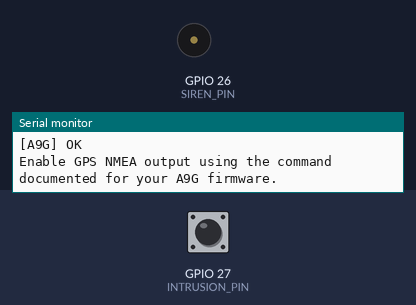
A sketch run on a simulated ESP32. Parts: buzzer (waves = sounding, pin HIGH), the last lines printed to the serial monitor. The test bench sets the inputs (shaded band); at power-on: GPIO 27 (INTRUSION_PIN) HIGH. The modem accepts every AT command (registered, SIM ready, sends succeed) and sends nothing else.

Above: at 3.4 s.
3.5 s: GPIO 27 (INTRUSION_PIN) pulled LOW for 0.15 s
At 4.5 s:
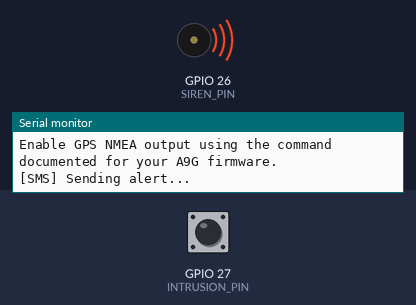
11.1 s: GPIO 27 (INTRUSION_PIN) pulled LOW for 3.2 s
At 15.1 s:
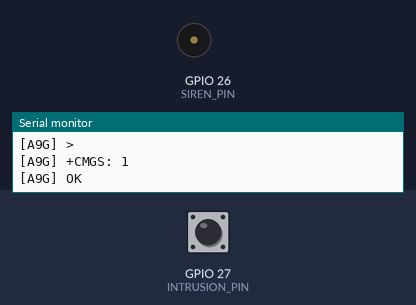
Timing chart, 0 to 16.6 s (numbered marks = the images above; inputs shaded):
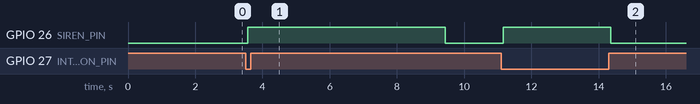

Measured:
- after the input at 3.5 s, GPIO 26 (SIREN_PIN): LOW → HIGH after 0.06 s, → LOW 5.9 s later
- after the input at 11.1 s, GPIO 26 (SIREN_PIN): LOW → HIGH after 0.06 s, → LOW 3.2 s later

The sketch:

main_esp32.ino
```cpp
/*
  Raksha — ESP32 main-controller starter
  Hardware: ESP32 DevKit + A9G GSM/GPS breakout

  GPIO16 = UART2 RX (connect to A9G TXD; level compatibility must be checked)
  GPIO17 = UART2 TX (connect to A9G RXD; level compatibility must be checked)
  GPIO27 = intrusion input (PIR/door contact)
  GPIO26 = siren-driver output (MOSFET/transistor input ONLY)

  This sketch sends an SMS on a debounced intrusion input and includes
  GPS coordinates if an RMC fix is received. It does not place calls to
  emergency services and does not actuate a door lock.
*/

#include <Arduino.h>

static constexpr int A9G_RX_PIN = 16;
static constexpr int A9G_TX_PIN = 17;
static constexpr int INTRUSION_PIN = 27;
static constexpr int SIREN_PIN = 26;

static constexpr uint32_t MODEM_BAUD = 115200; // Change to match your board firmware.
static constexpr uint32_t ALERT_COOLDOWN_MS = 60000;
static constexpr uint32_t INPUT_DEBOUNCE_MS = 60;
static constexpr uint32_t GPS_STALE_MS = 120000;

HardwareSerial Modem(2);

#ifndef RAKSHA_ALERT_PHONE
#define RAKSHA_ALERT_PHONE "+91XXXXXXXXXX"
#endif

String modemLine;
String gpsLatitude;
String gpsLongitude;
uint32_t lastGpsFixMs = 0;
uint32_t lastAlertMs = 0;
uint32_t candidateChangedMs = 0;
bool candidateInput = false;
bool stableInput = false;
bool alarmActive = false;

String coordinateFromNmea(const String &field, const String &hemisphere, bool isLatitude) {
  if (field.length() < (isLatitude ? 4 : 5) || hemisphere.length() != 1) return "";
  int dot = field.indexOf('.');
  if (dot < 0) return "";
  int degreeDigits = isLatitude ? 2 : 3;
  if (dot < degreeDigits + 2) return "";
  double degrees = field.substring(0, degreeDigits).toDouble();
  double minutes = field.substring(degreeDigits).toDouble();
  double decimal = degrees + minutes / 60.0;
  if (hemisphere == "S" || hemisphere == "W") decimal = -decimal;
  return String(decimal, 6);
}

bool parseRmc(const String &line) {
  if (!(line.startsWith("$GPRMC") || line.startsWith("$GNRMC"))) return false;
  String fields[12];
  int fieldCount = 0;
  int start = 0;
  for (int i = 0; i <= line.length() && fieldCount < 12; ++i) {
    if (i == line.length() || line[i] == ',' || line[i] == '*') {
      fields[fieldCount++] = line.substring(start, i);
      start = i + 1;
      if (i < line.length() && line[i] == '*') break;
    }
  }
  // RMC: 0 sentence, 1 time, 2 status, 3 lat, 4 N/S, 5 lon, 6 E/W
  if (fieldCount < 7 || fields[2] != "A") return false;
  String lat = coordinateFromNmea(fields[3], fields[4], true);
  String lon = coordinateFromNmea(fields[5], fields[6], false);
  if (lat.isEmpty() || lon.isEmpty()) return false;
  gpsLatitude = lat;
  gpsLongitude = lon;
  lastGpsFixMs = millis();
  return true;
}

void sendAT(const String &command, uint32_t waitMs = 250) {
  Modem.print(command);
  Modem.print("\r\n");
  uint32_t started = millis();
  while (millis() - started < waitMs) {
    while (Modem.available()) {
      char c = (char)Modem.read();
      if (c == '\n') {
        if (modemLine.length()) Serial.println("[A9G] " + modemLine);
        modemLine = "";
      } else if (c != '\r' && modemLine.length() < 220) {
        modemLine += c;
      }
    }
    delay(1);
  }
}

void sendSms(const String &body) {
  Serial.println("[SMS] Sending alert...");
  Modem.println("AT+CMGF=1");
  delay(300);
  Modem.print("AT+CMGS=\"");
  Modem.print(RAKSHA_ALERT_PHONE);
  Modem.println("\"");
  delay(500);
  Modem.print(body);
  Modem.write(26); // Ctrl+Z terminates SMS body.
  delay(5000);
  Serial.println("[SMS] Submit command sent; verify modem response and delivery.");
}

String alertText() {
  String msg = "RAKSHA ALERT: Intrusion input triggered. Verify immediately.";
  if (millis() - lastGpsFixMs < GPS_STALE_MS && gpsLatitude.length() && gpsLongitude.length()) {
    msg += " Location: https://maps.google.com/?q=" + gpsLatitude + "," + gpsLongitude;
  } else {
    msg += " GPS fix unavailable or stale.";
  }
  return msg;
}

void drainModem() {
  while (Modem.available()) {
    char c = (char)Modem.read();
    if (c == '\n') {
      if (modemLine.length()) {
        if (modemLine.startsWith("$GP") || modemLine.startsWith("$GN")) parseRmc(modemLine);
        Serial.println("[A9G] " + modemLine);
      }
      modemLine = "";
    } else if (c != '\r' && modemLine.length() < 220) {
      modemLine += c;
    }
  }
}

void handleIntrusion(bool active) {
  if (!active) {
    alarmActive = false;
    digitalWrite(SIREN_PIN, LOW);
    return;
  }

  alarmActive = true;
  digitalWrite(SIREN_PIN, HIGH);

  if (lastAlertMs == 0 || millis() - lastAlertMs >= ALERT_COOLDOWN_MS) {
    sendSms(alertText());
    lastAlertMs = millis();
  }
}

void setup() {
  Serial.begin(115200);
  pinMode(INTRUSION_PIN, INPUT_PULLUP);
  pinMode(SIREN_PIN, OUTPUT);
  digitalWrite(SIREN_PIN, LOW);

  Modem.begin(MODEM_BAUD, SERIAL_8N1, A9G_RX_PIN, A9G_TX_PIN);
  delay(1200);
  Serial.println("\nRaksha main controller starting");

  sendAT("AT", 500);
  sendAT("ATE0", 250);
  sendAT("AT+CMGF=1", 250);

  // A9G firmware variants differ. Enable the NMEA output command appropriate
  // to your board/firmware after confirming it in that board's AT manual.
  // For example, some firmware uses AT+GPS=1 and/or AT+GPSRD=1.
  Serial.println("Enable GPS NMEA output using the command documented for your A9G firmware.");
}

void loop() {
  drainModem();

  bool raw = digitalRead(INTRUSION_PIN) == LOW; // Active-low input with INPUT_PULLUP.
  if (raw != candidateInput) {
    candidateInput = raw;
    candidateChangedMs = millis();
  }

  if (millis() - candidateChangedMs >= INPUT_DEBOUNCE_MS && stableInput != candidateInput) {
    stableInput = candidateInput;
    handleIntrusion(stableInput);
  }

  delay(2);
}
```
